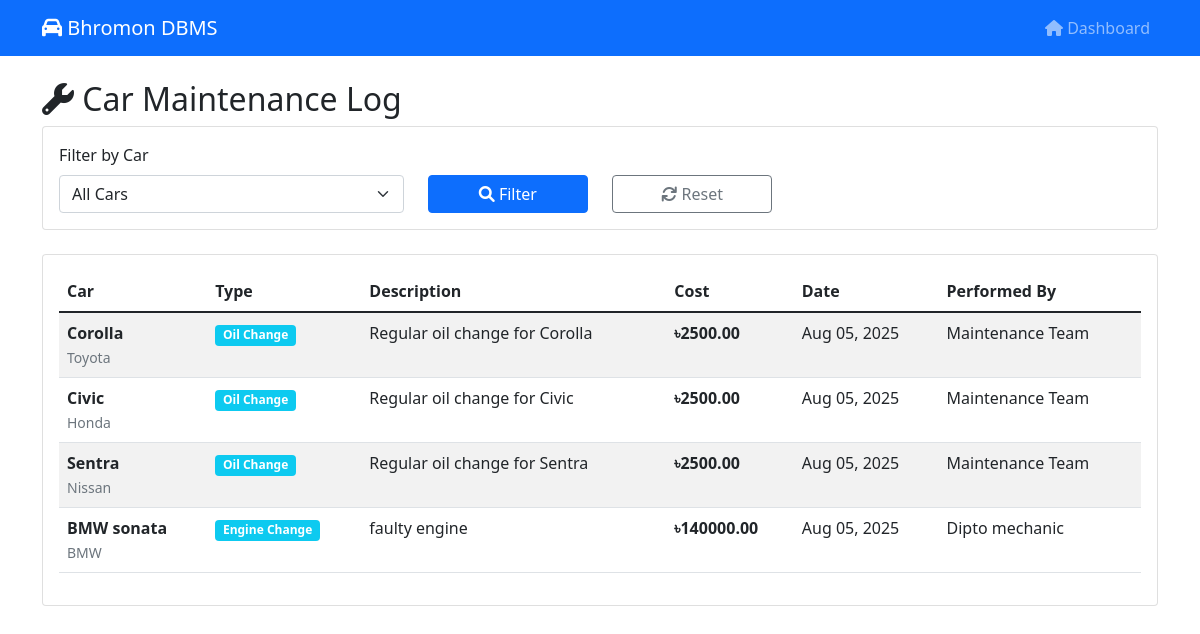
Screenshot of /maintenance/ with the database file from the repository.
### system/models.py (models this page shows, shortened)
class CarMaintenance(models.Model):
    car = models.ForeignKey(Car, on_delete=models.CASCADE, related_name='maintenance_logs')
    maintenance_type = models.CharField(max_length=100)
    description = models.TextField()
    cost = models.DecimalField(max_digits=10, decimal_places=2)
    maintenance_date = models.DateField()
    next_maintenance_date = models.DateField(null=True, blank=True)
    performed_by = models.CharField(max_length=100)
    class Meta:
        ordering = ['-maintenance_date']

class Car(models.Model):
    CAR_STATUS_CHOICES = [
        ('available', 'Available'),
        ('rented', 'Rented'),
        ('maintenance', 'Under Maintenance'),
        ('inactive', 'Inactive'),
    ]
    TRANSMISSION_CHOICES = [
        ('manual', 'Manual'),
        ('automatic', 'Automatic'),
    ]
    FUEL_CHOICES = [
        ('petrol', 'Petrol'),
        ('diesel', 'Diesel'),
        ('electric', 'Electric'),
        ('hybrid', 'Hybrid'),
    ]
    image = models.ImageField(upload_to=uploaded_location, null=True, blank=True, width_field="width_field", height_field="height_field")
    height_field = models.IntegerField(default=0)
    width_field = models.IntegerField(default=0)
    car_name = models.CharField(max_length=100)
    company_name = models.CharField(max_length=100)
    model_year = models.IntegerField(null=True, blank=True)
    num_of_seats = models.IntegerField()
    cost_par_day = models.DecimalField(max_digits=10, decimal_places=2)
    content = models.TextField()
    like = models.IntegerField(default=0)
    status = models.CharField(max_length=20, choices=CAR_STATUS_CHOICES, default='available')
    transmission = models.CharField(max_length=20, choices=TRANSMISSION_CHOICES, default='manual')
    fuel_type = models.CharField(max_length=20, choices=FUEL_CHOICES, default='petrol')
    mileage = models.DecimalField(max_digits=5, decimal_places=2, null=True, blank=True)
    location = models.ForeignKey(Location, on_delete=models.SET_NULL, null=True, blank=True)
    license_plate = models.CharField(max_length=20, unique=True, null=True, blank=True)
    created_at = models.DateTimeField(auto_now_add=True, null=True, blank=True)
    updated_at = models.DateTimeField(auto_now=True)
    class Meta:
        indexes = [
            models.Index(fields=['status', 'location']),
            models.Index(fields=['cost_par_day']),
            models.Index(fields=['company_name']),
        ]

### system/views.py (the view)
# urls.py: path('maintenance/', views.car_maintenance_log, name='car_maintenance'),
def car_maintenance_log(request):
    maintenance_logs = CarMaintenance.objects.all().select_related('car').order_by('-maintenance_date')
    car_id = request.GET.get('car_id')
    if car_id:
        maintenance_logs = maintenance_logs.filter(car_id=car_id)
    paginator = Paginator(maintenance_logs, 20)
    page = request.GET.get('page')
    try:
        maintenance_logs = paginator.page(page)
    except PageNotAnInteger:
        maintenance_logs = paginator.page(1)
    except EmptyPage:
        maintenance_logs = paginator.page(paginator.num_pages)
    context = {
        'maintenance_logs': maintenance_logs,
        'cars': Car.objects.all(),
        'selected_car_id': car_id,
    }
    return render(request, 'car_maintenance.html', context)

### templates/car_maintenance.html (shortened to what this page needs)
<!DOCTYPE html>
<html lang="en">
<head>
    <link href="https://cdn.jsdelivr.net/npm/bootstrap@5.1.3/dist/css/bootstrap.min.css" rel="stylesheet">
    <link href="https://cdnjs.cloudflare.com/ajax/libs/font-awesome/6.0.0/css/all.min.css" rel="stylesheet">
</head>
<body>
    <nav class="navbar navbar-expand-lg navbar-dark bg-primary">
        <div class="container">
            <a class="navbar-brand" href="{% url 'dashboard' %}">
                <i class="fas fa-car"></i> Bhromon DBMS
            </a>
            <div class="navbar-nav ms-auto">
                <a class="nav-link" href="{% url 'dashboard' %}"><i class="fas fa-home"></i> Dashboard</a>
            </div>
        </div>
    </nav>
    <div class="container mt-4">
        <h2><i class="fas fa-wrench"></i> Car Maintenance Log</h2>
        {% if cars %}
        <div class="card mb-4">
            <div class="card-body">
                <form method="GET" class="row align-items-end">
                    <div class="col-md-4">
                        <label class="form-label">Filter by Car</label>
                        <select name="car_id" class="form-select">
                            <option value="">All Cars</option>
                        </select>
                    </div>
                    <div class="col-md-2">
                        <button type="submit" class="btn btn-primary w-100">
                            <i class="fas fa-search"></i> Filter
                        </button>
                    </div>
                    <div class="col-md-2">
                        <a href="{% url 'car_maintenance' %}" class="btn btn-outline-secondary w-100">
                            <i class="fas fa-refresh"></i> Reset
                        </a>
                    </div>
                </form>
            </div>
        </div>
        {% endif %}
        <div class="card">
            <div class="card-body">
                <table class="table table-striped">
                    <thead>
                        <tr>
                            <th>Car</th>
                            <th>Type</th>
                            <th>Description</th>
                            <th>Cost</th>
                            <th>Date</th>
                            <th>Performed By</th>
                        </tr>
                    </thead>
                    <tbody>
                        {% for log in maintenance_logs %}
                        <tr>
                            <td>
                                <strong>{{ log.car.car_name }}</strong><br>
                                <small class="text-muted">{{ log.car.company_name }}</small>
                            </td>
                            <td>
                                <span class="badge bg-info">{{ log.maintenance_type }}</span>
                            </td>
                            <td>{{ log.description }}</td>
                            <td><strong>৳{{ log.cost }}</strong></td>
                            <td>{{ log.maintenance_date|date:"M d, Y" }}</td>
                            <td>{{ log.performed_by }}</td>
                        </tr>
                        {% endfor %}
                    </tbody>
                </table>
            </div>
        </div>
    </div>
</body>
</html>

### rows the page displays
CarMaintenance: car.car_name "Corolla", car.company_name "Toyota", maintenance_type "Oil Change", description "Regular oil change for Corolla", cost "2500.00", maintenance_date "Aug 05, 2025", performed_by "Maintenance Team"
CarMaintenance: car.car_name "Civic", car.company_name "Honda", maintenance_type "Oil Change", description "Regular oil change for Civic", cost "2500.00", maintenance_date "Aug 05, 2025", performed_by "Maintenance Team"
CarMaintenance: car.car_name "Sentra", car.company_name "Nissan", maintenance_type "Oil Change", description "Regular oil change for Sentra", cost "2500.00", maintenance_date "Aug 05, 2025", performed_by "Maintenance Team"
CarMaintenance: car.car_name "BMW sonata", car.company_name "BMW", maintenance_type "Engine Change", description "faulty engine", cost "140000.00", maintenance_date "Aug 05, 2025", performed_by "Dipto mechanic"
